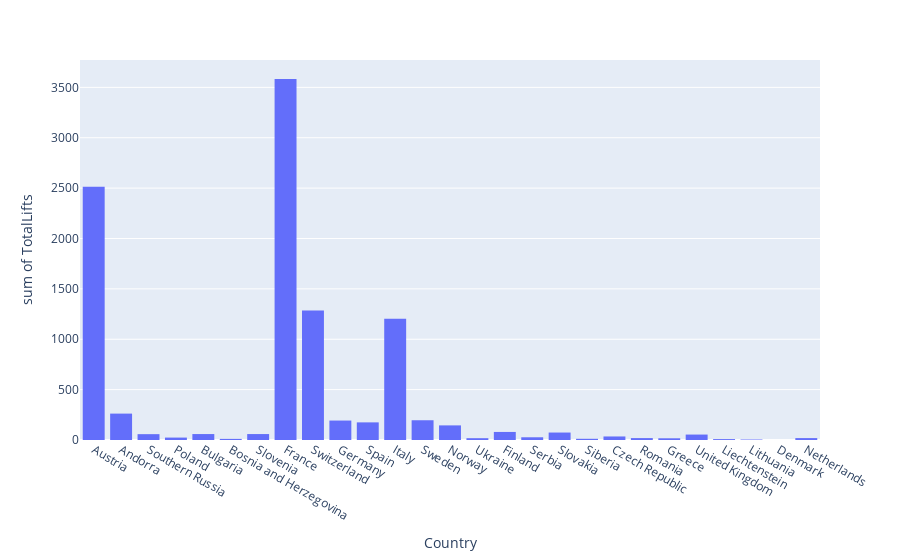

Write notebook code for a chart like this one.
### Code cell
df = pd.read_csv("./Data/European_Ski_Resorts.csv")
figure = px.histogram(data_frame=df, x="Country", y="TotalLifts")
figure.show()

### Figure 1 — Plotly figure (JSON) as saved in the notebook; plotly's stock layout.template omitted (floating-point values rounded to 4 significant figures; data arrays with more than 128 entries replaced by an {"elided": "..."} marker saying what was removed)
{"data": [{"alignmentgroup": "True", "bingroup": "x", "histfunc": "sum", "hovertemplate": "Country=%{x}<br>sum of TotalLifts=%{y}<extra></extra>", "legendgroup": "", "marker": {"color": "#636efa", "pattern": {"shape": ""}}, "name": "", "offsetgroup": "", "orientation": "v", "showlegend": false, "type": "histogram", "x": {"elided": "376 str values"}, "xaxis": "x", "y": {"elided": "376 int values"}, "yaxis": "y"}], "layout": {"barmode": "relative", "legend": {"tracegroupgap": 0}, "margin": {"t": 60}, "xaxis": {"anchor": "y", "domain": [0, 1], "title": {"text": "Country"}}, "yaxis": {"anchor": "x", "domain": [0, 1], "title": {"text": "sum of TotalLifts"}}}}
